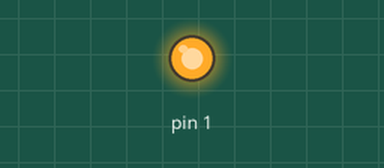
This sketch was run on a simulated Arduino Uno, built with avr-gcc and run on an emulated ATmega328P. Shown: output pins drawn as LEDs (lit = HIGH).

Above: at 2.5 s.
At 7.5 s:
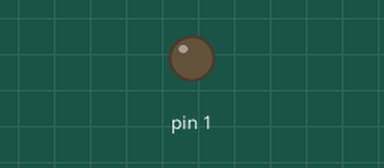
Timing chart, 0 to 13.0 s (numbered marks = the images above):
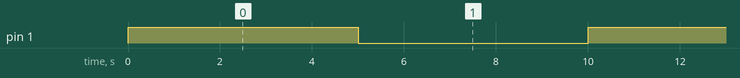

Measured:
- by itself, pin 1: alternates HIGH for 5.0 s and LOW for 5.0 s

The sketch:

led.ino
```cpp
void setup() {
 pinMode(1,OUTPUT);

}

void loop() {
 digitalWrite(1,HIGH);
 delay(5000);
 digitalWrite(1,LOW);
 delay(5000);
}
```
